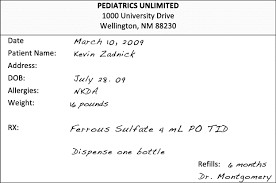
#> input picture backend/ai-services/temp.jpg, 276 x 183 px
$ python -i preprocess_service.py   (imports and definitions only)
#> lines starting #> are read from the running program, lines starting #| are printed output that depends on the picture; after the words box and inside, x2 and y2 are one past the last pixel; in counts of white or black regions, pixels touching at a corner belong together
#> further down, picture is the input picture: shape (183, 276, 3); min 0, max 255, mean 244.5
import cv2
import numpy as np

def preprocess_image(image):
    img = np.array(image)

    gray = cv2.cvtColor(img, cv2.COLOR_BGR2GRAY)
    blur = cv2.GaussianBlur(gray, (5,5), 0)
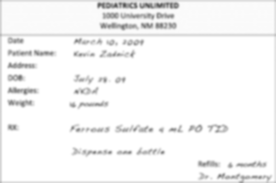
#> blur: shape (183, 276); min 88, max 255, mean 245

    thresh = cv2.adaptiveThreshold(
        blur, 255,
        cv2.ADAPTIVE_THRESH_GAUSSIAN_C,
        cv2.THRESH_BINARY,
        11, 2
    )
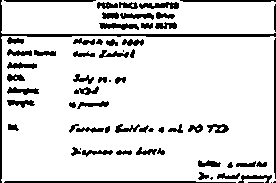
#> thresh: shape (183, 276); 86.9% white; 65 black regions (8 under 20 px), largest, box (x1, y1, x2, y2) and area: (0, 0, 276, 183) 1082, (4, 181, 236, 183) 423, (274, 38, 276, 179) 274

    return thresh

>>> import cv2
>>> picture = cv2.imread('../temp.jpg')
>>> result = preprocess_image(picture)
